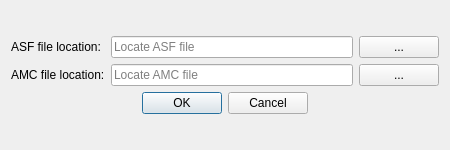
<?xml version="1.0" encoding="UTF-8"?>
<ui version="4.0">
 <class>MocapImportDialog</class>
 <widget class="QDialog" name="MocapImportDialog">
  <property name="windowModality">
   <enum>Qt::WindowModal</enum>
  </property>
  <property name="geometry">
   <rect>
    <x>0</x>
    <y>0</y>
    <width>450</width>
    <height>150</height>
   </rect>
  </property>
  <property name="maximumSize">
   <size>
    <width>450</width>
    <height>150</height>
   </size>
  </property>
  <property name="windowTitle">
   <string>Import mocap</string>
  </property>
  <property name="modal">
   <bool>true</bool>
  </property>
  <layout class="QVBoxLayout" name="verticalLayout">
   <item>
    <layout class="QGridLayout" name="gridLayout">
     <item row="2" column="0" colspan="3">
      <widget class="QDialogButtonBox" name="buttonBox">
       <property name="orientation">
        <enum>Qt::Horizontal</enum>
       </property>
       <property name="standardButtons">
        <set>QDialogButtonBox::Cancel|QDialogButtonBox::Ok</set>
       </property>
       <property name="centerButtons">
        <bool>true</bool>
       </property>
      </widget>
     </item>
     <item row="1" column="2">
      <widget class="QPushButton" name="browseAMCButton">
       <property name="toolTip">
        <string>Browse Acclaim ASF files</string>
       </property>
       <property name="toolTipDuration">
        <number>1000</number>
       </property>
       <property name="text">
        <string>...</string>
       </property>
      </widget>
     </item>
     <item row="1" column="1">
      <widget class="QLineEdit" name="amcLineEdit">
       <property name="toolTip">
        <string>Locate the Acclaim AMC file</string>
       </property>
       <property name="toolTipDuration">
        <number>1000</number>
       </property>
       <property name="placeholderText">
        <string>Locate AMC file</string>
       </property>
      </widget>
     </item>
     <item row="1" column="0">
      <widget class="QLabel" name="amcLabel">
       <property name="text">
        <string>AMC file location:</string>
       </property>
       <property name="buddy">
        <cstring>amcLineEdit</cstring>
       </property>
      </widget>
     </item>
     <item row="0" column="2">
      <widget class="QPushButton" name="browseASFButton">
       <property name="toolTip">
        <string>Browse Acclaim ASF files</string>
       </property>
       <property name="toolTipDuration">
        <number>1000</number>
       </property>
       <property name="text">
        <string>...</string>
       </property>
      </widget>
     </item>
     <item row="0" column="1">
      <widget class="QLineEdit" name="asfLineEdit">
       <property name="toolTip">
        <string>Locate the Acclaim ASF file</string>
       </property>
       <property name="toolTipDuration">
        <number>1000</number>
       </property>
       <property name="placeholderText">
        <string>Locate ASF file</string>
       </property>
      </widget>
     </item>
     <item row="0" column="0">
      <widget class="QLabel" name="asfLabel">
       <property name="text">
        <string>ASF file location:</string>
       </property>
       <property name="buddy">
        <cstring>asfLineEdit</cstring>
       </property>
      </widget>
     </item>
    </layout>
   </item>
  </layout>
 </widget>
 <tabstops>
  <tabstop>asfLineEdit</tabstop>
  <tabstop>browseASFButton</tabstop>
  <tabstop>amcLineEdit</tabstop>
  <tabstop>browseAMCButton</tabstop>
  <tabstop>buttonBox</tabstop>
 </tabstops>
 <resources/>
 <connections>
  <connection>
   <sender>buttonBox</sender>
   <signal>accepted()</signal>
   <receiver>MocapImportDialog</receiver>
   <slot>accept()</slot>
   <hints>
    <hint type="sourcelabel">
     <x>248</x>
     <y>254</y>
    </hint>
    <hint type="destinationlabel">
     <x>157</x>
     <y>274</y>
    </hint>
   </hints>
  </connection>
  <connection>
   <sender>buttonBox</sender>
   <signal>rejected()</signal>
   <receiver>MocapImportDialog</receiver>
   <slot>reject()</slot>
   <hints>
    <hint type="sourcelabel">
     <x>316</x>
     <y>260</y>
    </hint>
    <hint type="destinationlabel">
     <x>286</x>
     <y>274</y>
    </hint>
   </hints>
  </connection>
 </connections>
</ui>
